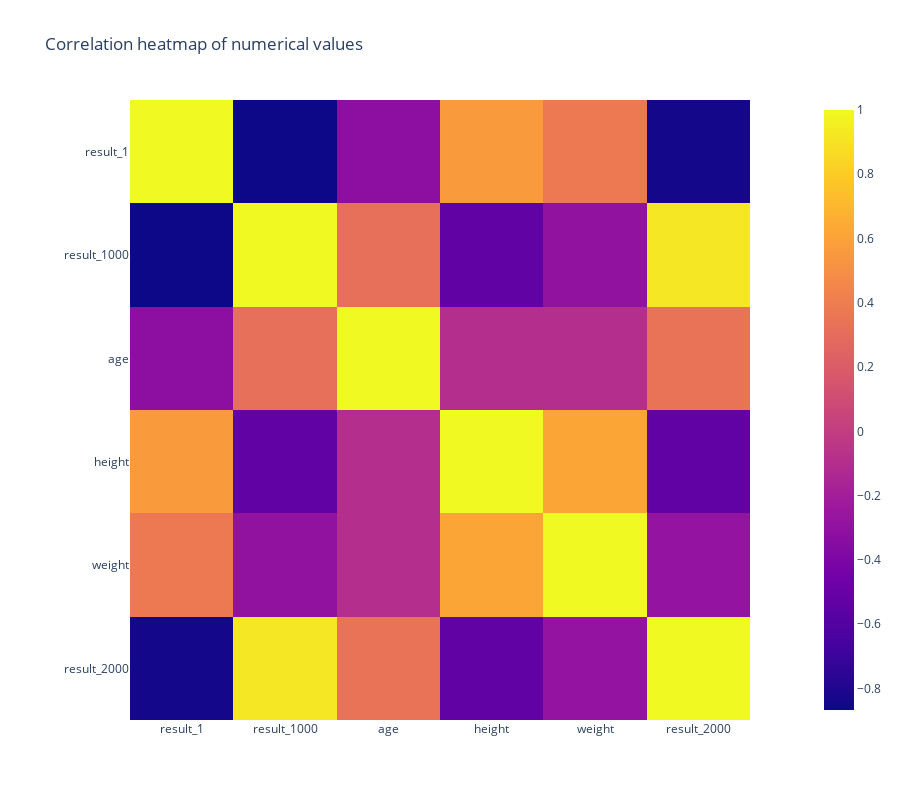

Notebook code for this chart:
### Code cell
fig = px.imshow(pp_row.df[cont_parameters + ["result_2000"]].corr(), title="Correlation heatmap of numerical values")
fig.update_layout(height=800)
fig.show()

### Figure 1 — Plotly figure (JSON) as saved in the notebook; plotly's stock layout.template omitted (floating-point values rounded to 4 significant figures)
{"data": [{"coloraxis": "coloraxis", "hovertemplate": "x: %{x}<br>y: %{y}<br>color: %{z}<extra></extra>", "name": "0", "type": "heatmap", "x": ["result_1", "result_1000", "age", "height", "weight", "result_2000"], "xaxis": "x", "y": ["result_1", "result_1000", "age", "height", "weight", "result_2000"], "yaxis": "y", "z": [[1, -0.8669, -0.323, 0.5606, 0.3799, -0.8414], [-0.8669, 1, 0.3211, -0.5324, -0.2955, 0.9209], [-0.323, 0.3211, 1, -0.09715, -0.09357, 0.3405], [0.5606, -0.5324, -0.09715, 1, 0.6151, -0.5367], [0.3799, -0.2955, -0.09357, 0.6151, 1, -0.2841], [-0.8414, 0.9209, 0.3405, -0.5367, -0.2841, 1]]}], "layout": {"coloraxis": {"colorscale": [[0, "#0d0887"], [0.1111, "#46039f"], [0.2222, "#7201a8"], [0.3333, "#9c179e"], [0.4444, "#bd3786"], [0.5556, "#d8576b"], [0.6667, "#ed7953"], [0.7778, "#fb9f3a"], [0.8889, "#fdca26"], [1, "#f0f921"]]}, "height": 800, "title": {"text": "Correlation heatmap of numerical values"}, "xaxis": {"anchor": "y", "constrain": "domain", "domain": [0, 1], "scaleanchor": "y"}, "yaxis": {"anchor": "x", "autorange": "reversed", "constrain": "domain", "domain": [0, 1]}}}
